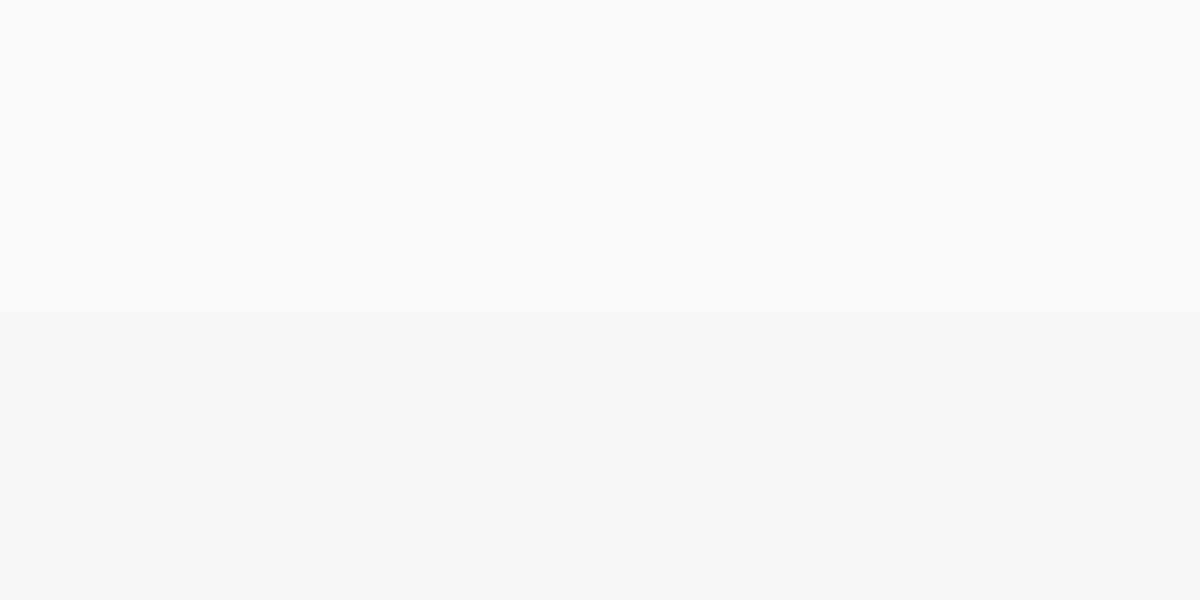
Frame 1 (no input)
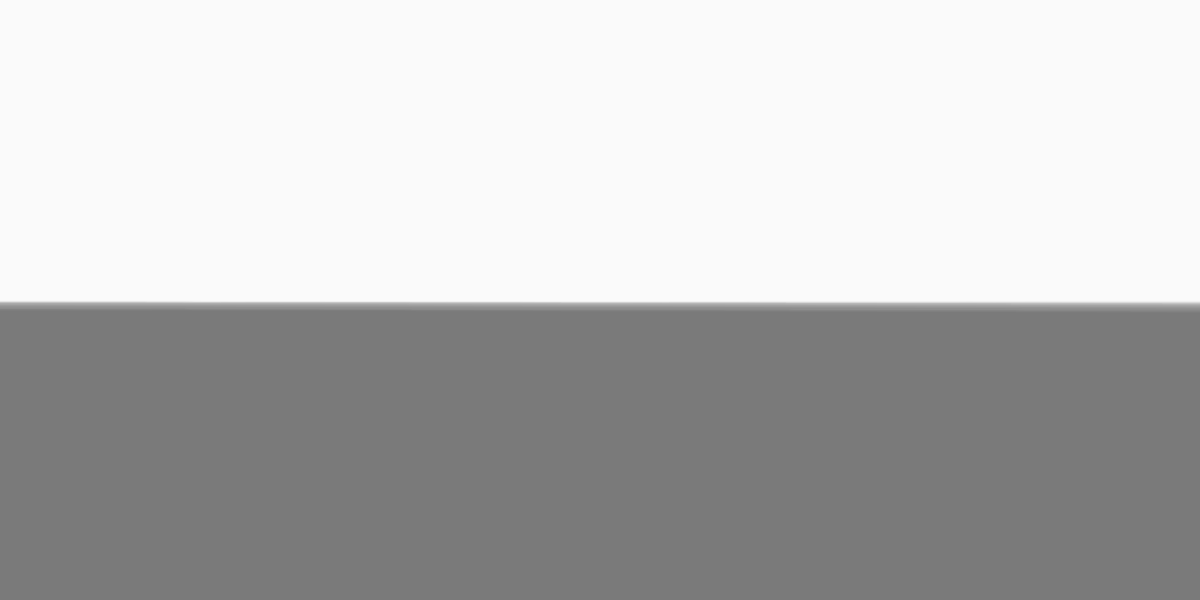
Frame 60 (the mouse pressed at the canvas centre just before this capture)
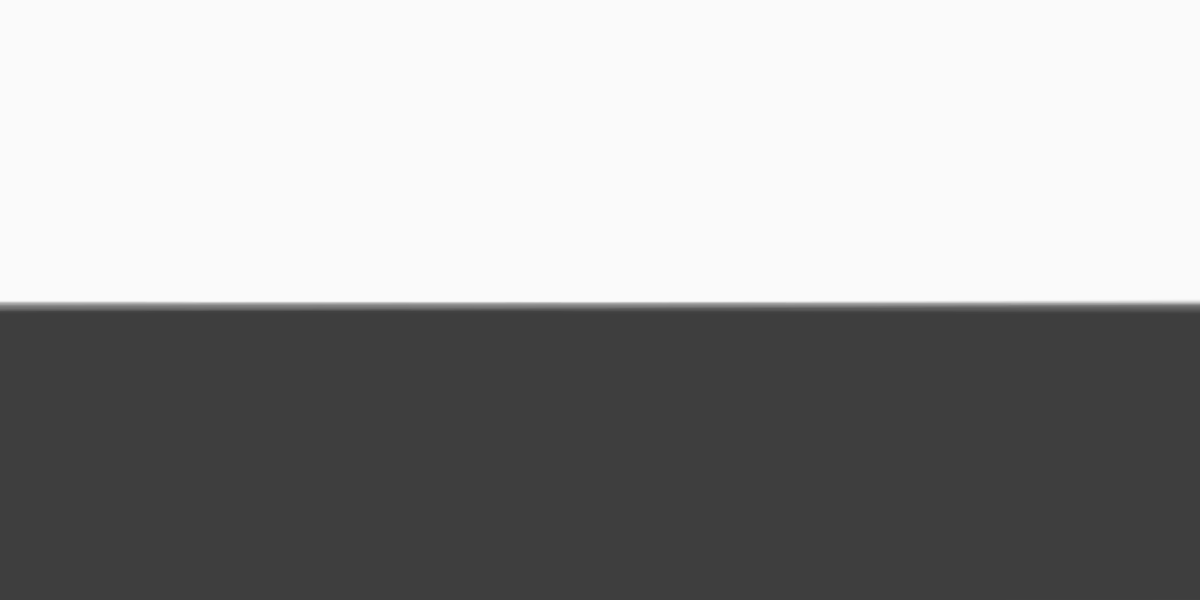
Frame 120 (the mouse held since frame 60 and released just before this capture)

The Processing sketch that drew these frames (run headless with seeded random() and noise(); from frame 60 on, the mouse is pressed at the canvas centre):

// Processing sketch: processing_71707
// ── processing_71707.pde

/**
 *terrain/worm generation
 *
 *
*/
//import processing.pdf.*;

int formPoints = 2; //generates points for the shape
int pointVariation = 15; //generates the distance and variation between points
float shapeSize = 1200; //initial shape size
float posX, posY; //center point of the form
float[] x = new float[formPoints];
float[] y = new float[formPoints];

void setup(){
  size(1200, 600);
//  beginRecord(PDF, "something.pdf");
  background(250);
  smooth();
  stroke(0, 3);
 // noStroke();
  frameRate(60);

  // init pos
 if(posX != 80 + shapeSize){
  posX = width/2;
  posY = height/1.3;
 }
 //init form
  float angle = radians(360/float(formPoints));
  for (int i = 0; i < formPoints; i++){
   x[i] = cos(angle*i) * shapeSize;
   y[i] = sin(angle*i) * shapeSize; 
  }
}

void draw(){
  //draws ouline
  strokeWeight(300);
 
  //random colour fill, add more values to generate colour, or use no fill
// fill(0, random(2));
  noFill();
 
/* //returns worm to x
  if(posX < width + shapeSize){
    posX += random(-1, +1); //distance between each shape
    posY += random(-1, +1); //random height
  }else{
    posX = 0;
    posY = random(height);
  }
  */
 
  //draws shape
   for (int i = 0; i < formPoints; i++){
    x[i] += random(-pointVariation, pointVariation)*.15;
    y[i] += random(-pointVariation, pointVariation)*.15;
  }
 
  beginShape(); //defines shape
    // start controlpoint
    curveVertex(x[0]+posX, y[0]+posY);

    for (int i=0; i < formPoints; i++){
      curveVertex(x[i] + posX, y[i] + posY);
    }

    // end controlpoint
    curveVertex(x[1] + posX, y[1] + posY);
    endShape(CLOSE);

}

//void keyPressed() {
//  if (key == 'q') {
//    endRecord();
//    exit();
//  }
//}
